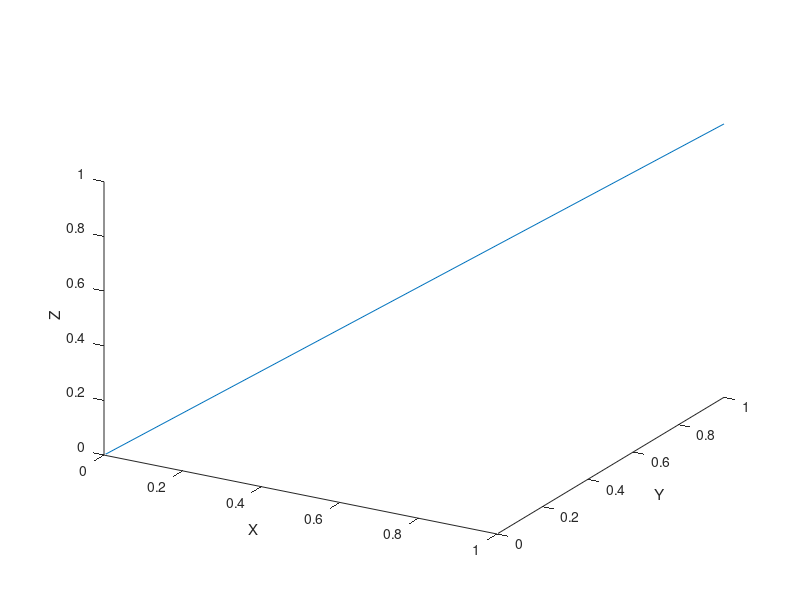

Write MATLAB code to recreate this figure. (Note: this script raises an error after producing the figure.)
%=============================================================================
% Copyright (c) 2026-present Allan CORNET (Nelson)
%=============================================================================
% This file is part of Nelson.
%=============================================================================
% LICENCE_BLOCK_BEGIN
% SPDX-License-Identifier: LGPL-3.0-or-later
% LICENCE_BLOCK_END
%=============================================================================
% <--ADV-CLI MODE-->
%=============================================================================
% Axis labels re-derive their Rotation and alignment from the View (auto
% RotationMode semantics). Expected values below cover automatic behavior
% across view(2), view(3) and several azimuths.
%=============================================================================
f = figure('Visible', 'off');
plot3([0 1], [0 1], [0 1]);
ax = gca();
xlabel(ax, 'X');
ylabel(ax, 'Y');
zlabel(ax, 'Z');
%=============================================================================
% Azimuth sweep at elevation 30. The z label stays upright and centered.
view(ax, 30, 30);
drawnow();
assert_axis_label_orientation(ax, 'XLabel', 0, 'right', 'top');
assert_axis_label_orientation(ax, 'YLabel', 0, 'left', 'top');
assert_axis_label_orientation(ax, 'ZLabel', 90, 'center', 'bottom');
%=============================================================================
